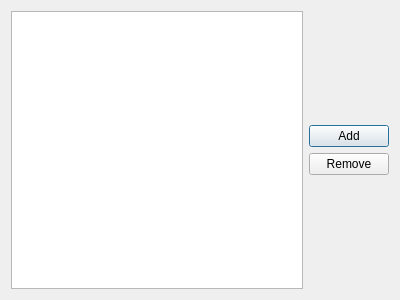
<?xml version="1.0" encoding="UTF-8"?>
<ui version="4.0">
 <class>ExtenDialog</class>
 <widget class="QDialog" name="ExtenDialog">
  <property name="geometry">
   <rect>
    <x>0</x>
    <y>0</y>
    <width>400</width>
    <height>300</height>
   </rect>
  </property>
  <property name="windowTitle">
   <string>Extensions</string>
  </property>
  <layout class="QHBoxLayout" name="horizontalLayout">
   <item>
    <widget class="QListWidget" name="extenList">
     <property name="dragDropMode">
      <enum>QAbstractItemView::InternalMove</enum>
     </property>
     <property name="defaultDropAction">
      <enum>Qt::MoveAction</enum>
     </property>
     <property name="selectionMode">
      <enum>QAbstractItemView::MultiSelection</enum>
     </property>
    </widget>
   </item>
   <item>
    <layout class="QVBoxLayout" name="verticalLayout">
     <item>
      <spacer name="verticalSpacer">
       <property name="orientation">
        <enum>Qt::Vertical</enum>
       </property>
       <property name="sizeHint" stdset="0">
        <size>
         <width>20</width>
         <height>40</height>
        </size>
       </property>
      </spacer>
     </item>
     <item>
      <widget class="QPushButton" name="addButton">
       <property name="text">
        <string>Add</string>
       </property>
      </widget>
     </item>
     <item>
      <widget class="QPushButton" name="rmvButton">
       <property name="text">
        <string>Remove</string>
       </property>
      </widget>
     </item>
     <item>
      <spacer name="verticalSpacer_2">
       <property name="orientation">
        <enum>Qt::Vertical</enum>
       </property>
       <property name="sizeHint" stdset="0">
        <size>
         <width>20</width>
         <height>40</height>
        </size>
       </property>
      </spacer>
     </item>
    </layout>
   </item>
  </layout>
 </widget>
 <resources/>
 <connections/>
</ui>
